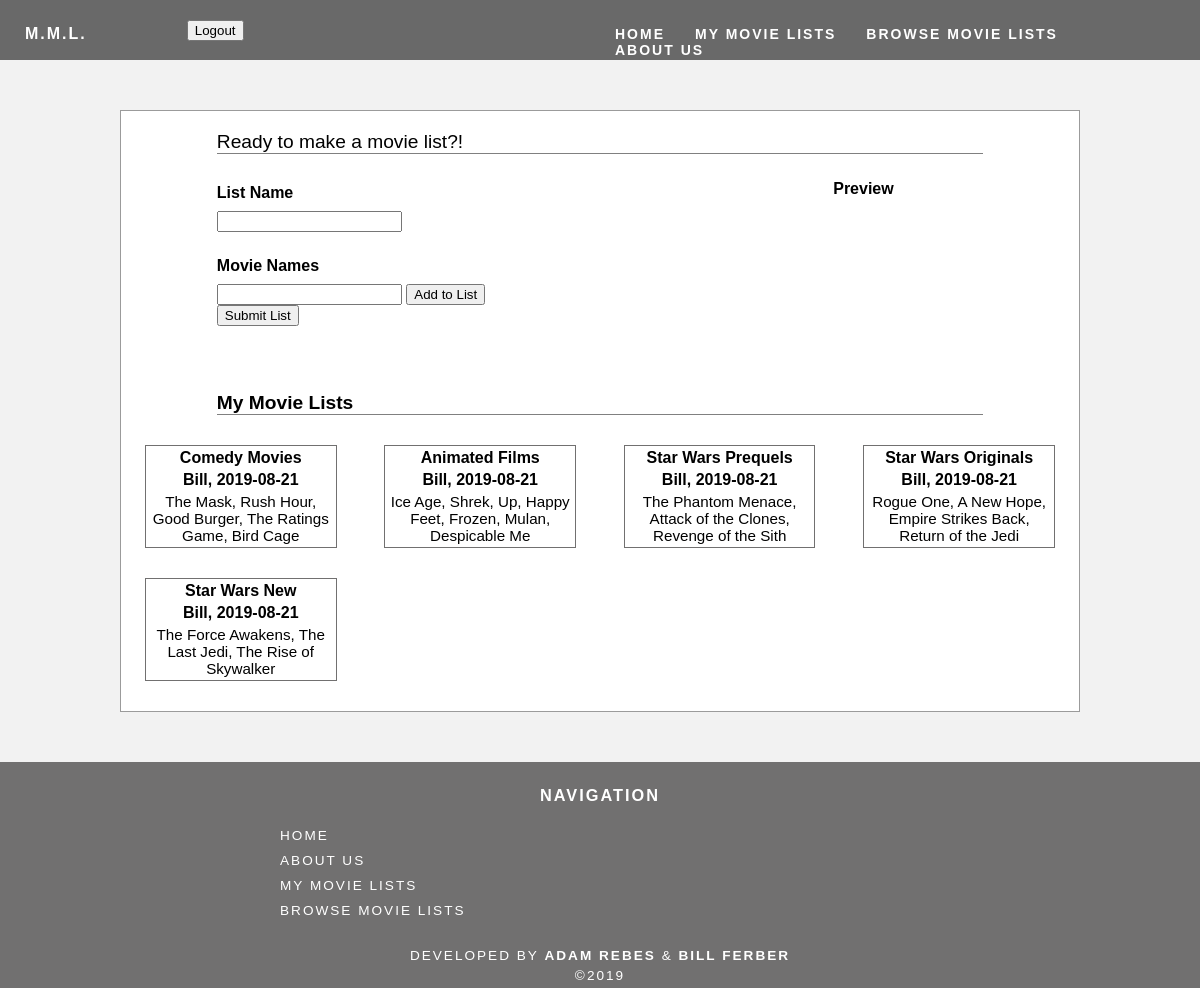
Page /my_movie_list/makemovielist.php (signed in) on the committed database.
### tables this page shows
CREATE TABLE IF NOT EXISTS `movielist` (
  `idList` int(11) NOT NULL UNIQUE AUTO_INCREMENT,
  `nameList` varchar(255) NOT NULL,
  `authorList` varchar(255) NOT NULL,
  `dateList` date NOT NULL,
  `moviesList` text NOT NULL,
  PRIMARY KEY (`idList`),
  FOREIGN KEY (`authorList`) REFERENCES `users` (`uidUsers`)
);

### my_movie_list/makemovielist.php (the view, shortened to what this page needs)
<?php
	require "header.php";
	include 'includes/dbh.inc.php';
?>
<main class="make">
	<?php
		if (isset($_SESSION['userId'])) {
			echo '<p id="ready">Ready to make a movie list?!</p>';
			echo '<form method="post" action="includes/makemovielist.inc.php">
				<p id="ln">List Name</p>
				<input type="text" name="listname"></input>
				<br id="movienames">
	    		<p id="mn">Movie Names</p>
				<input type="text" name="moviename" id="movie_input"></input>
				<button type="button" name="moviebutton" onclick="addMovie()">Add to List</button>
				<br id="preview">
				<div style="position: relative; bottom: 125px; float: right; width: 30%; margin-right: 10%;">
				<center>Preview</center>
				<p id="movie_result"></p>
				</div>
				<button id="submitbtn" type="submit" name="submit">Submit List</button>
				<input type="hidden" name="movies_list" id="movie_array"></input>
	 			</form> <h2>My Movie Lists</h2>';
		}
		else {
			echo '<p id="loginfirst">You are logged out! </br> Please log in first to make a movie list.</p>';
		}
	?>
	<?php
	if (isset($_SESSION['userId'])) {
				$user = $_SESSION['userUid'];
				$sql = "SELECT * FROM movielist WHERE authorList ='$user';";
				$result = mysqli_query($conn, $sql);
				$queryResults = mysqli_num_rows($result);
				if ($queryResults > 0) {
					while ($row = mysqli_fetch_assoc($result)) {
						echo "<div class='dd'> <table>
						<tr>
							<th>".$row['nameList']."</th>
						</tr>
						<tr>
							<th>".$row['authorList'].", ".$row['dateList']."</th>
						</tr>
						<tr>
							<td>".$row['moviesList']."</td>
						</tr>
						</table> </div>";
					}
				}
	}
	?>
</main>
<?php
	require "footer.php";
?>

### my_movie_list/css/stylesheet.css (style rules this page uses)
body { font-family: Arial; background-color: #F2F2F2; margin-top: 0px; margin-right: 0px; margin-bottom: 0px; margin-left: 0px; font-style: normal; font-weight: 200; }
.make { border: solid 1.5px #9B9B9B; background: #FFFFFF; margin-top: 50px; margin-bottom: 50px; margin-left: 10%; margin-right: 10%; overflow: hidden; }
.make h2 { text-align: left; border-bottom: solid 1px grey; margin-left: 10%; margin-right: 10%; margin-bottom: 30px; font-size: 120%; }
.make form { display: block; margin-left: 10%; }
#submitbtn { margin-bottom: 50px; }
#mn { font-weight: bold; margin-bottom: 1%; margin-top: 3%; }
#ln { font-weight: bold; margin-bottom: 1%; }
.make center { font-weight: bold; }
#ready { text-align: left; border-bottom: solid 1px grey; margin-left: 10%; margin-right: 10%; margin-bottom: 30px; margin-top: 20px; font-size: 120%; }
.make table { width: 20%; margin-left: 2.5%; margin-right: 2.5%; float: left; margin-bottom: 30px; border: solid 1px #717070; }
.make td { font-size: 95%; text-align: center; }
.make { overflow: hidden; }

### rows in the picture
movielist: nameList "Comedy Movies", authorList "Bill", dateList "2019-08-21", moviesList "The Mask, Rush Hour, Good Burger, The Ratings Game, Bird Cage"
movielist: nameList "Animated Films", authorList "Bill", dateList "2019-08-21", moviesList "Ice Age, Shrek, Up, Happy Feet, Frozen, Mulan, Despicable Me"
movielist: nameList "Star Wars Prequels", authorList "Bill", dateList "2019-08-21", moviesList "The Phantom Menace, Attack of the Clones, Revenge of the Sith"
movielist: nameList "Star Wars Originals", authorList "Bill", dateList "2019-08-21", moviesList "Rogue One, A New Hope, Empire Strikes Back, Return of the Jedi"
movielist: nameList "Star Wars New", authorList "Bill", dateList "2019-08-21", moviesList "The Force Awakens, The Last Jedi, The Rise of Skywalker"
